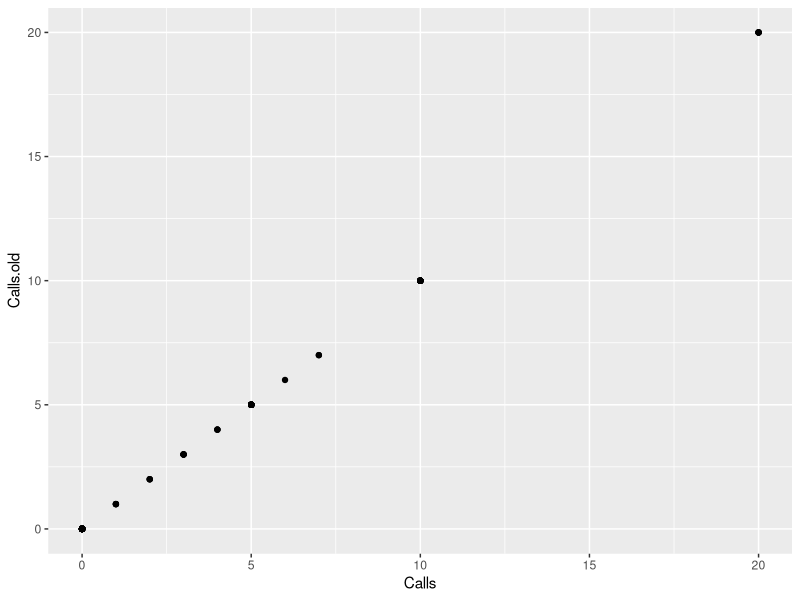
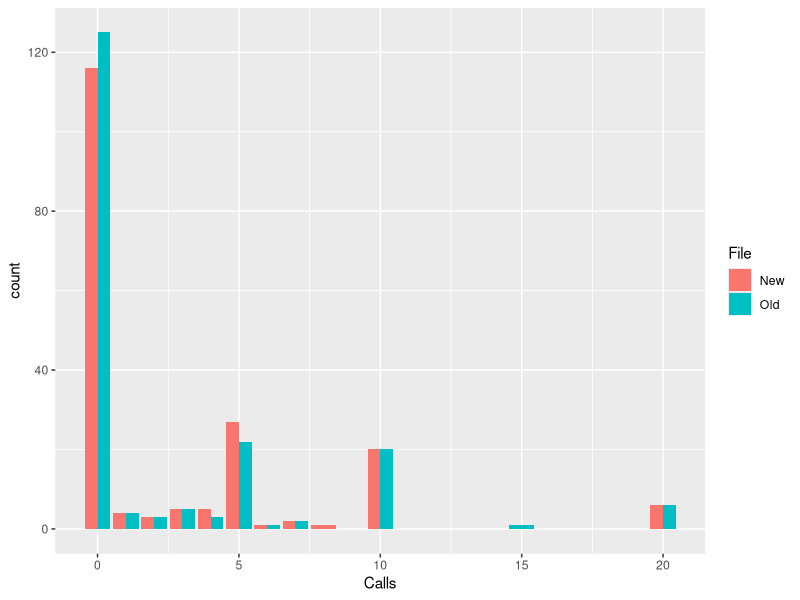
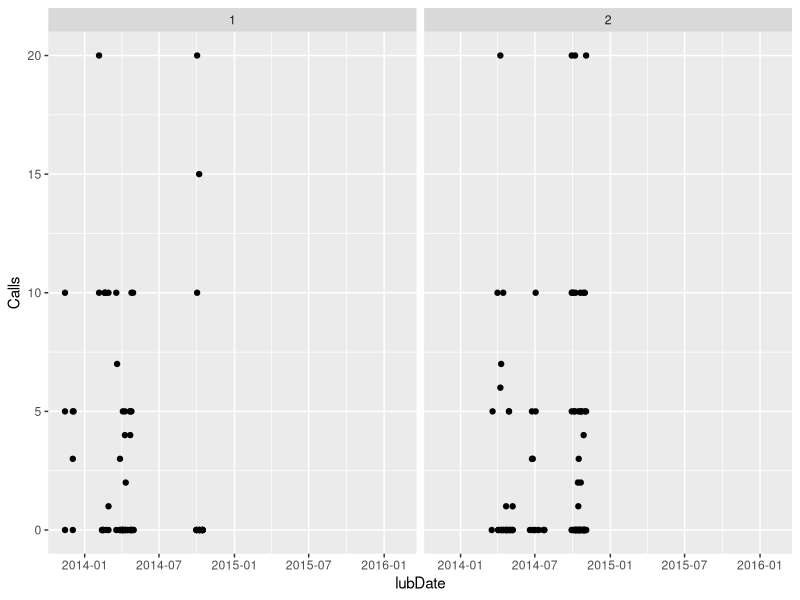
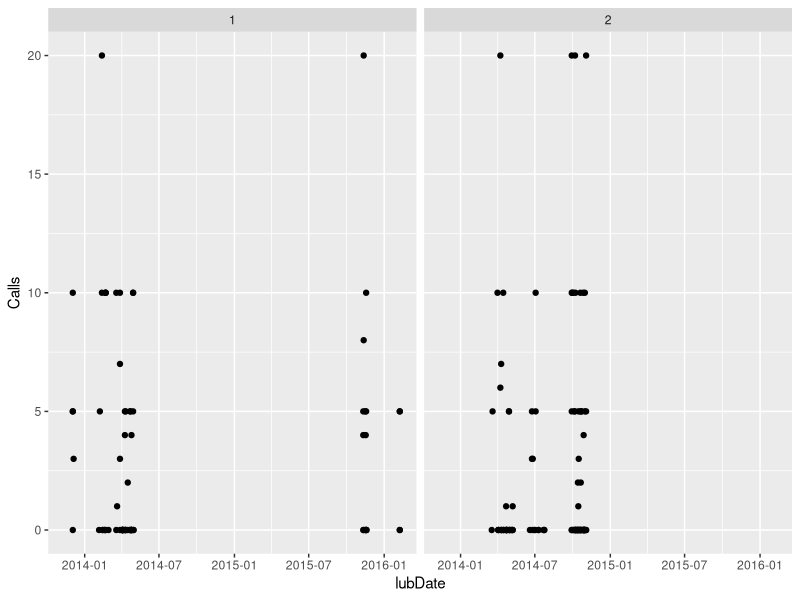

The R source for these figures, in order:
# How different is the new data from the old data?
library(haven)
library(dplyr)
library(ggplot2)
library(lubridate)

dat.old = read.delim("./partial_datafiles/HeroViolence.txt")
dat.old2 = read.csv("./partial_datafiles/HeroViolenceData - final complete data file.csv", stringsAsFactors = F)
dat.new = read_spss("./partial_datafiles/HeroViolenceData - FS 14 dataAdam.sav")


setdiff(names(dat.old), names(dat.new))
setdiff(names(dat.new), names(dat.old))

# Coerce column names to match
dat.new = dat.new %>% 
  rename(Intercepted = intercepted,
         Location = Location_filter,
         Guilty = Gulty)

dat.old = dat.old %>% 
  mutate(callsyesno = ifelse(Calls > 0, 1, 0)) %>% 
  rename(Guilty = Gulty)

# Each subject has a unique ID this time, which is good,
# but that makes it difficult to match the old data to the new data.
table(dat.old$Subject)
table(dat.new$Subject)

# The number of rows has shrank, rather than grown, despite the additional data collection
nrow(dat.old)
nrow(dat.new)

# Is it that non-intercepted subjects or missing data were preemptively discarded this time?
# apparently not. So why?
dat.old %>% 
  filter(!(is.na(Calls)), Intercepted == 1) %>% 
  nrow() # old: 191 valid observations

dat.new %>% 
  filter(!(is.na(Calls)), Intercepted == 1) %>% 
  nrow() # new: 189 valid observations

# are they indeed identical for rows 1-185?
dat1 <- dat.new[1:185, ]
dat2 <- dat.old[1:185, ]
names(dat2) <- paste0(names(dat2), ".old")
cbind(dat1, dat2) %>% 
  ggplot(aes(x = Calls, y = Calls.old)) +
  geom_point()

# Where are these subjects going?
table(dat.old$Calls)
table(dat.new$Calls)

dat.old$File = "Old"
dat.new$File = "New"

dat.old.small = select(dat.old, -Date)
dat.new.small = select(dat.new, -Date)

bind_rows(dat.old.small, dat.new.small) %>% 
  ggplot(aes(x = Calls, fill = File)) +
  geom_bar(stat = "count", position = "dodge")

# 31 CMU participants were excluded, 19 added?
dat.old <- mutate(dat.old, lubDate = mdy(Date)) # 2 NAs failed to parse
dat.new <- mutate(dat.new, lubDate = as_date(Date))

# Exclusion of 30 participants
filter(dat.old, 
       Location == 1, # CMU
       lubDate %within% (mdy("9/30/2014") %--% mdy("10/16/2014"))) %>% 
       nrow()

# Addition of 19 new subjects
filter(dat.new,
       Location == 1, 
       lubDate %within% (mdy("8/1/2015") %--% mdy("5/1/2016"))) %>% 
  nrow()

filter(dat.old, !is.na(Location)) %>% 
  ggplot(aes(x = lubDate, y = Calls)) +
  geom_point() +
  facet_wrap(~Location) +
  scale_x_date(limits = c(min(dat.old$lubDate, na.rm = T), max(dat.new$lubDate, na.rm = T)))

dat.new %>% 
  ggplot(aes(x = lubDate, y = Calls)) +
  geom_point() +
  facet_wrap(~Location) +
  scale_x_date(limits = c(min(dat.old$lubDate, na.rm = T), max(dat.new$lubDate, na.rm = T)))

# accounting

